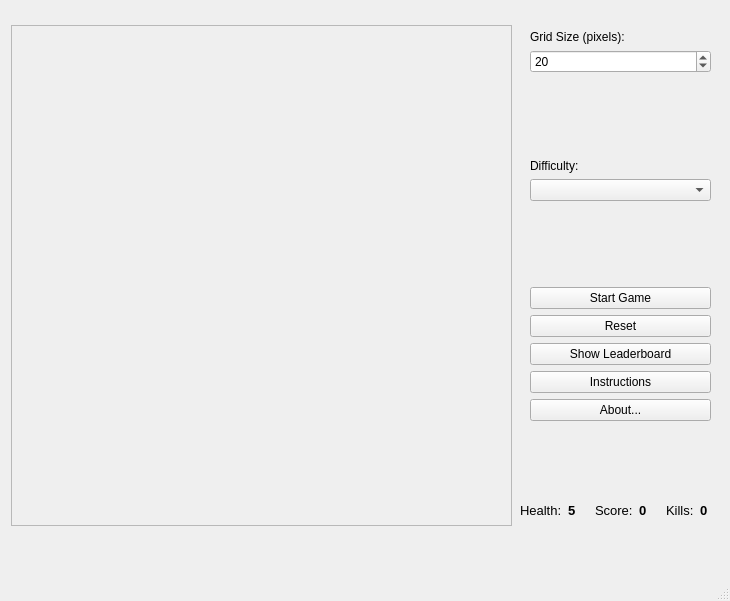
<?xml version="1.0" encoding="UTF-8"?>
<ui version="4.0">
 <class>MainWindow</class>
 <widget class="QMainWindow" name="MainWindow">
  <property name="geometry">
   <rect>
    <x>0</x>
    <y>0</y>
    <width>730</width>
    <height>601</height>
   </rect>
  </property>
  <property name="windowTitle">
   <string>SPACEWAR!</string>
  </property>
  <widget class="QWidget" name="centralwidget">
   <widget class="QLabel" name="frame">
    <property name="geometry">
     <rect>
      <x>11</x>
      <y>25</y>
      <width>501</width>
      <height>501</height>
     </rect>
    </property>
    <property name="minimumSize">
     <size>
      <width>501</width>
      <height>501</height>
     </size>
    </property>
    <property name="maximumSize">
     <size>
      <width>501</width>
      <height>501</height>
     </size>
    </property>
    <property name="frameShape">
     <enum>QFrame::Shape::StyledPanel</enum>
    </property>
    <property name="frameShadow">
     <enum>QFrame::Shadow::Raised</enum>
    </property>
    <property name="text">
     <string/>
    </property>
    <property name="alignment">
     <set>Qt::AlignLeading|Qt::AlignLeft|Qt::AlignTop</set>
    </property>
   </widget>
   <widget class="QWidget" name="layoutWidget">
    <property name="geometry">
     <rect>
      <x>530</x>
      <y>30</y>
      <width>181</width>
      <height>391</height>
     </rect>
    </property>
    <layout class="QVBoxLayout" name="verticalLayout">
     <item>
      <widget class="QLabel" name="label_grid">
       <property name="text">
        <string>Grid Size (pixels):</string>
       </property>
      </widget>
     </item>
     <item>
      <widget class="QSpinBox" name="spinBox_gridSize">
       <property name="minimum">
        <number>10</number>
       </property>
       <property name="maximum">
        <number>30</number>
       </property>
       <property name="singleStep">
        <number>5</number>
       </property>
       <property name="value">
        <number>20</number>
       </property>
      </widget>
     </item>
     <item>
      <spacer name="verticalSpacer_2">
       <property name="orientation">
        <enum>Qt::Orientation::Vertical</enum>
       </property>
       <property name="sizeHint" stdset="0">
        <size>
         <width>20</width>
         <height>18</height>
        </size>
       </property>
      </spacer>
     </item>
     <item>
      <widget class="QLabel" name="label">
       <property name="text">
        <string>Difficulty:</string>
       </property>
      </widget>
     </item>
     <item>
      <widget class="QComboBox" name="difficulty_comboBox"/>
     </item>
     <item>
      <spacer name="verticalSpacer">
       <property name="orientation">
        <enum>Qt::Orientation::Vertical</enum>
       </property>
       <property name="sizeHint" stdset="0">
        <size>
         <width>20</width>
         <height>40</height>
        </size>
       </property>
      </spacer>
     </item>
     <item>
      <widget class="QPushButton" name="startGame_button">
       <property name="text">
        <string>Start Game</string>
       </property>
      </widget>
     </item>
     <item>
      <widget class="QPushButton" name="reset_button">
       <property name="text">
        <string>Reset</string>
       </property>
      </widget>
     </item>
     <item>
      <widget class="QPushButton" name="leaderboard_button">
       <property name="text">
        <string>Show Leaderboard</string>
       </property>
      </widget>
     </item>
     <item>
      <widget class="QPushButton" name="instructions_button">
       <property name="text">
        <string>Instructions</string>
       </property>
      </widget>
     </item>
     <item>
      <widget class="QPushButton" name="about_button">
       <property name="text">
        <string>About...</string>
       </property>
      </widget>
     </item>
    </layout>
   </widget>
   <widget class="QWidget" name="horizontalLayoutWidget">
    <property name="geometry">
     <rect>
      <x>520</x>
      <y>490</y>
      <width>201</width>
      <height>41</height>
     </rect>
    </property>
    <layout class="QHBoxLayout" name="horizontalLayout">
     <item>
      <widget class="QLabel" name="health_label_text">
       <property name="font">
        <font>
         <pointsize>10</pointsize>
        </font>
       </property>
       <property name="text">
        <string>Health:</string>
       </property>
      </widget>
     </item>
     <item>
      <widget class="QLabel" name="health_label_value">
       <property name="font">
        <font>
         <pointsize>10</pointsize>
         <bold>true</bold>
        </font>
       </property>
       <property name="text">
        <string>5</string>
       </property>
      </widget>
     </item>
     <item>
      <widget class="QLabel" name="score_label_text">
       <property name="font">
        <font>
         <pointsize>10</pointsize>
        </font>
       </property>
       <property name="text">
        <string>Score:</string>
       </property>
      </widget>
     </item>
     <item>
      <widget class="QLabel" name="score_label_value">
       <property name="font">
        <font>
         <pointsize>10</pointsize>
         <bold>true</bold>
        </font>
       </property>
       <property name="text">
        <string>0</string>
       </property>
      </widget>
     </item>
     <item>
      <widget class="QLabel" name="kill_label_text">
       <property name="font">
        <font>
         <pointsize>10</pointsize>
        </font>
       </property>
       <property name="text">
        <string>Kills:</string>
       </property>
      </widget>
     </item>
     <item>
      <widget class="QLabel" name="kill_label_value">
       <property name="font">
        <font>
         <pointsize>10</pointsize>
         <bold>true</bold>
        </font>
       </property>
       <property name="text">
        <string>0</string>
       </property>
      </widget>
     </item>
    </layout>
   </widget>
  </widget>
  <widget class="QMenuBar" name="menubar">
   <property name="geometry">
    <rect>
     <x>0</x>
     <y>0</y>
     <width>730</width>
     <height>25</height>
    </rect>
   </property>
  </widget>
  <widget class="QStatusBar" name="statusbar"/>
 </widget>
 <resources/>
 <connections/>
</ui>
